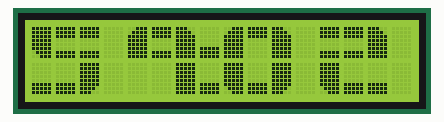
Recording of a sketch running on a simulated Arduino Uno, built with avr-gcc and run on an emulated ATmega328P. On the bench: 16×2 character LCD.

Above: at 0.1 s.
At 4.2 s:
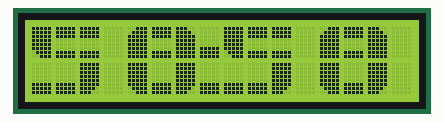
At 9.2 s:
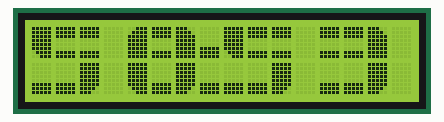
At 19.3 s:
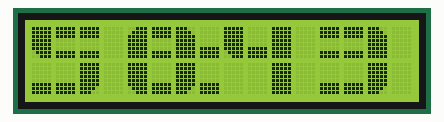
At 28.3 s:
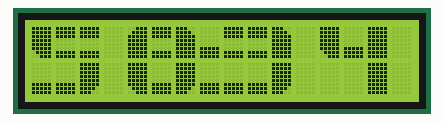
At 38.4 s:
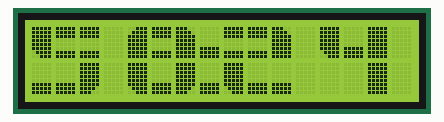

Measured:
- what the display in image 1 shows lasts 1.0 s, from 4.1 s to 5.1 s

The sketch:

LCD_Timer_Code.ino
```cpp
#include <LiquidCrystal.h>
LiquidCrystal lcd(7,8,9,10,11,12);

//time variables
int seconds = 3;
int minutes = 59;
int secOnesPlace = 0;
int secTensPlace = 0;
int minOnesPlace = 0;
int minTensPlace = 0;

//Bit construction of LCD numbers
byte blockR[8] = {
  0b00111,
  0b01111,
  0b11111,
  0b11111,
  0b11111,
  0b11111,
  0b11111,
  0b11111
};

byte blockL[8] = {
  0b11100,
  0b11110,
  0b11111,
  0b11111,
  0b11111,
  0b11111,
  0b11111,
  0b11111
};

byte blockU[8] = {
  0b11111,
  0b11111,
  0b11111,
  0b00000,
  0b00000,
  0b00000,
  0b00000,
  0b00000
};

byte blockD[8] = {
  0b00000,
  0b00000,
  0b00000,
  0b00000,
  0b00000,
  0b11111,
  0b11111,
  0b11111
};

byte bottomBlockR[8] = {
  0b11111,
  0b11111,
  0b11111,
  0b11111,
  0b11111,
  0b11111,
  0b01111,
  0b00111
};

byte bottomBlockL[8] = {
  0b11111,
  0b11111,
  0b11111,
  0b11111,
  0b11111,
  0b11111,
  0b11110,
  0b11100
};

byte block[8] = {
  0b11111,
  0b11111,
  0b11111,
  0b11111,
  0b11111,
  0b11111,
  0b11111,
  0b11111
};

byte blockUD[8] = {
  0b11111,
  0b11111,
  0b11111,
  0b00000,
  0b00000,
  0b00000,
  0b11111,
  0b11111
};


//Creating individual numbers
void setChars() {
  lcd.createChar(0, blockR);
  lcd.createChar(1, blockL);
  lcd.createChar(2, blockU);
  lcd.createChar(3, blockD);
  lcd.createChar(4, bottomBlockR);
  lcd.createChar(5, bottomBlockL);
  lcd.createChar(6, block);
  lcd.createChar(7, blockUD);
}

void createZero(int x)  {
  lcd.setCursor(x, 0);
  lcd.write(byte(0));
  lcd.write(byte(2));
  lcd.write(byte(1));
  lcd.setCursor(x, 1);
  lcd.write(byte(4));
  lcd.write(byte(3));
  lcd.write(byte(5));
}

void createOne(int x) {
  lcd.setCursor(x, 0);
  lcd.write(byte(2));
  lcd.write(byte(1));
  lcd.setCursor(x, 1);
  lcd.write(byte(3));
  lcd.write(byte(6));
  lcd.write(byte(3));
}

void createTwo(int x) {
  lcd.setCursor(x, 0);
  lcd.write(byte(7));
  lcd.write(byte(7));
  lcd.write(byte(1));
  lcd.setCursor(x, 1);
  lcd.write(byte(4));
  lcd.write(byte(3));
  lcd.write(byte(3));
}

void createThree(int x) {
  lcd.setCursor(x, 0);
  lcd.write(byte(7));
  lcd.write(byte(7));
  lcd.write(byte(1));
  lcd.setCursor(x, 1);
  lcd.write(byte(3));
  lcd.write(byte(3));
  lcd.write(byte(5));
}

void createFour(int x) {
  lcd.setCursor(x, 0);
  lcd.write(byte(4));
  lcd.write(byte(3));
  lcd.write(byte(6));
  lcd.setCursor(x+2, 1);
  lcd.write(byte(6));
}

void createFive(int x) {
  lcd.setCursor(x, 0);
  lcd.write(byte(4));
  lcd.write(byte(7));
  lcd.write(byte(7));
  lcd.setCursor(x, 1);
  lcd.write(byte(3));
  lcd.write(byte(3));
  lcd.write(byte(5));
}

void createSix(int x) {
  lcd.setCursor(x, 0);
  lcd.write(byte(0));
  lcd.write(byte(7));
  lcd.write(byte(7));
  lcd.setCursor(x, 1);
  lcd.write(byte(4));
  lcd.write(byte(3));
  lcd.write(byte(5));
}

void createSeven(int x) {
  lcd.setCursor(x, 0);
  lcd.write(byte(2));
  lcd.write(byte(2));
  lcd.write(byte(1));
  lcd.setCursor(x+2, 1);
  lcd.write(byte(6));
}

void createEight(int x) {
  lcd.setCursor(x, 0);
  lcd.write(byte(0));
  lcd.write(byte(7));
  lcd.write(byte(1));
  lcd.setCursor(x, 1);
  lcd.write(byte(4));
  lcd.write(byte(3));
  lcd.write(byte(5));
}

void createNine(int x) {
  lcd.setCursor(x, 0);
  lcd.write(byte(0));
  lcd.write(byte(7));
  lcd.write(byte(1));
  lcd.setCursor(x+2, 1);
  lcd.write(byte(6));
}

void displayNumber(int n, int x)  {
  if(n <= 0)  {
    createZero(x);
  } else if(n <= 1) {
    createOne(x);
  } else if(n <= 2)  {
    createTwo(x);
  } else if(n <= 3)  {
    createThree(x);
  } else if(n <= 4)  {
    createFour(x);
  } else if(n <= 5)  {
    createFive(x);
  } else if(n <= 6)  {
    createSix(x);
  } else if(n <= 7)  {
    createSeven(x);
  } else if(n <= 8)  {
    createEight(x);
  } else {
    createNine(x);
  }
}

void setup() {
  lcd.begin(16, 2);
  setChars();
}
void loop() {
  lcd.clear();
  lcd.setCursor(7, 0);
  lcd.write(byte(3));
  lcd.setCursor(7, 1);
  lcd.write(byte(3));
  seconds--;
  secOnesPlace  = seconds%10;
  secTensPlace = seconds/10;
  minOnesPlace  = minutes%10;
  minTensPlace = minutes/10;
  if(seconds != 0)  {
    displayNumber(secOnesPlace, 12);
    displayNumber(secTensPlace, 8);
    displayNumber(minOnesPlace, 4);
    displayNumber(minTensPlace, 0);
    delay(1000);
  }
  else  {
    createZero(8);
    createZero(12);
    displayNumber(minOnesPlace, 4);
    displayNumber(minTensPlace, 0);
    delay(1000);
    lcd.clear();
    lcd.setCursor(7, 0);
    lcd.write(byte(3));
    lcd.setCursor(7, 1);
    lcd.write(byte(3));
    minutes--;
    minOnesPlace  = minutes%10;
    minTensPlace = minutes/10;
    displayNumber(minOnesPlace, 4);
    displayNumber(minTensPlace, 0);
    seconds = 60;
    secOnesPlace  = seconds%10;
    secTensPlace = seconds/10;
    displayNumber(secOnesPlace, 12);
    displayNumber(secTensPlace, 8);
  }
}
```
